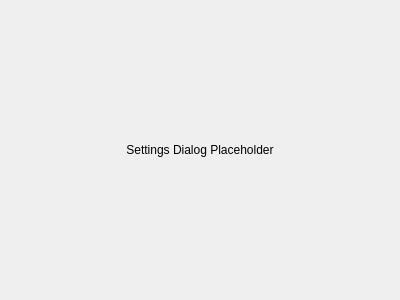
<?xml version="1.0" encoding="UTF-8"?>
<ui version="4.0">
 <class>SettingsDialog</class>
 <widget class="QDialog" name="SettingsDialog">
  <property name="geometry">
   <rect>
    <x>0</x>
    <y>0</y>
    <width>400</width>
    <height>300</height>
   </rect>
  </property>
  <property name="windowTitle">
   <string>Settings</string>
  </property>
  <layout class="QVBoxLayout" name="verticalLayout">
   <item>
    <widget class="QLabel" name="placeholderLabel">
     <property name="text">
      <string>Settings Dialog Placeholder</string>
     </property>
     <property name="alignment">
      <set>Qt::AlignCenter</set>
     </property>
    </widget>
   </item>
  </layout>
 </widget>
 <resources/>
 <connections/>
</ui>
